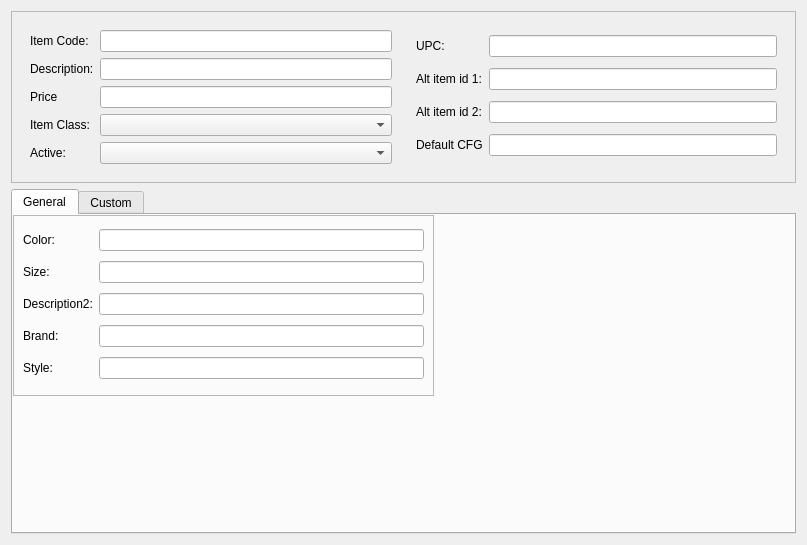
<?xml version="1.0" encoding="UTF-8"?>
<ui version="4.0">
 <class>Form</class>
 <widget class="QWidget" name="Form">
  <property name="geometry">
   <rect>
    <x>0</x>
    <y>0</y>
    <width>807</width>
    <height>545</height>
   </rect>
  </property>
  <property name="windowTitle">
   <string>Form</string>
  </property>
  <layout class="QGridLayout" name="gridLayout_6">
   <item row="0" column="0">
    <widget class="QFrame" name="frame_5">
     <property name="frameShape">
      <enum>QFrame::StyledPanel</enum>
     </property>
     <property name="frameShadow">
      <enum>QFrame::Raised</enum>
     </property>
     <layout class="QGridLayout" name="gridLayout_5">
      <item row="0" column="0">
       <widget class="QFrame" name="frame">
        <property name="frameShape">
         <enum>QFrame::NoFrame</enum>
        </property>
        <property name="frameShadow">
         <enum>QFrame::Raised</enum>
        </property>
        <layout class="QGridLayout" name="gridLayout">
         <item row="0" column="1">
          <widget class="QLineEdit" name="lineEdit_ItemCode"/>
         </item>
         <item row="2" column="1">
          <widget class="QLineEdit" name="lineEdit_Price"/>
         </item>
         <item row="4" column="1">
          <widget class="QComboBox" name="comboBox_active"/>
         </item>
         <item row="0" column="0">
          <widget class="QLabel" name="lb_ItemID">
           <property name="text">
            <string>Item Code:</string>
           </property>
          </widget>
         </item>
         <item row="3" column="0">
          <widget class="QLabel" name="lb_ItemClass">
           <property name="text">
            <string>Item Class:</string>
           </property>
          </widget>
         </item>
         <item row="1" column="1">
          <widget class="QLineEdit" name="lineEdit_description"/>
         </item>
         <item row="2" column="0">
          <widget class="QLabel" name="lb_Price">
           <property name="text">
            <string>Price</string>
           </property>
          </widget>
         </item>
         <item row="1" column="0">
          <widget class="QLabel" name="lb_ItemID_2">
           <property name="text">
            <string>Description:</string>
           </property>
          </widget>
         </item>
         <item row="3" column="1">
          <widget class="QComboBox" name="comboBox_item_class"/>
         </item>
         <item row="4" column="0">
          <widget class="QLabel" name="lb_Role">
           <property name="text">
            <string>Active:</string>
           </property>
          </widget>
         </item>
        </layout>
       </widget>
      </item>
      <item row="0" column="1">
       <widget class="QFrame" name="frame_2">
        <property name="frameShape">
         <enum>QFrame::NoFrame</enum>
        </property>
        <property name="frameShadow">
         <enum>QFrame::Raised</enum>
        </property>
        <layout class="QGridLayout" name="gridLayout_4">
         <item row="0" column="0">
          <widget class="QLabel" name="lb_UPC">
           <property name="text">
            <string>UPC:</string>
           </property>
          </widget>
         </item>
         <item row="0" column="1">
          <widget class="QLineEdit" name="lineEdit_UPC"/>
         </item>
         <item row="1" column="0">
          <widget class="QLabel" name="lb_alt_item_id1">
           <property name="text">
            <string>Alt item id 1:</string>
           </property>
          </widget>
         </item>
         <item row="1" column="1">
          <widget class="QLineEdit" name="lineEdit_alt_item_id_1"/>
         </item>
         <item row="2" column="0">
          <widget class="QLabel" name="lb_Price_2">
           <property name="text">
            <string>Alt item id 2:</string>
           </property>
          </widget>
         </item>
         <item row="2" column="1">
          <widget class="QLineEdit" name="lineEdit_alt_item_id_2"/>
         </item>
         <item row="3" column="0">
          <widget class="QLabel" name="lb_Price_3">
           <property name="text">
            <string>Default CFG</string>
           </property>
          </widget>
         </item>
         <item row="3" column="1">
          <widget class="QLineEdit" name="lineEdit_default_cfg"/>
         </item>
        </layout>
       </widget>
      </item>
     </layout>
    </widget>
   </item>
   <item row="1" column="0">
    <widget class="QTabWidget" name="tabWidget_Items">
     <property name="currentIndex">
      <number>0</number>
     </property>
     <widget class="QWidget" name="General">
      <attribute name="title">
       <string>General</string>
      </attribute>
      <widget class="QFrame" name="frame_4">
       <property name="geometry">
        <rect>
         <x>0</x>
         <y>0</y>
         <width>421</width>
         <height>181</height>
        </rect>
       </property>
       <property name="frameShape">
        <enum>QFrame::StyledPanel</enum>
       </property>
       <property name="frameShadow">
        <enum>QFrame::Raised</enum>
       </property>
       <layout class="QGridLayout" name="gridLayout_3">
        <item row="0" column="0">
         <widget class="QLabel" name="lb_ItemID_5">
          <property name="text">
           <string>Color:</string>
          </property>
         </widget>
        </item>
        <item row="0" column="1">
         <widget class="QLineEdit" name="lineEdit_Color"/>
        </item>
        <item row="1" column="0">
         <widget class="QLabel" name="lb_ItemID_7">
          <property name="text">
           <string>Size:</string>
          </property>
         </widget>
        </item>
        <item row="1" column="1">
         <widget class="QLineEdit" name="lineEdit_Size"/>
        </item>
        <item row="2" column="0">
         <widget class="QLabel" name="lb_Description2">
          <property name="text">
           <string>Description2:</string>
          </property>
         </widget>
        </item>
        <item row="2" column="1">
         <widget class="QLineEdit" name="lineEdit_Description2"/>
        </item>
        <item row="3" column="0">
         <widget class="QLabel" name="lb_ItemID_8">
          <property name="text">
           <string>Brand:</string>
          </property>
         </widget>
        </item>
        <item row="3" column="1">
         <widget class="QLineEdit" name="lineEdit_Brand"/>
        </item>
        <item row="4" column="0">
         <widget class="QLabel" name="lb_ItemID_9">
          <property name="text">
           <string>Style:</string>
          </property>
         </widget>
        </item>
        <item row="4" column="1">
         <widget class="QLineEdit" name="lineEdit_Style"/>
        </item>
       </layout>
      </widget>
     </widget>
     <widget class="QWidget" name="Custom">
      <attribute name="title">
       <string>Custom</string>
      </attribute>
      <widget class="QFrame" name="frame_3">
       <property name="geometry">
        <rect>
         <x>0</x>
         <y>0</y>
         <width>311</width>
         <height>211</height>
        </rect>
       </property>
       <property name="frameShape">
        <enum>QFrame::StyledPanel</enum>
       </property>
       <property name="frameShadow">
        <enum>QFrame::Raised</enum>
       </property>
       <layout class="QGridLayout" name="gridLayout_2">
        <item row="3" column="1">
         <widget class="QLineEdit" name="lineEdit_Custom4"/>
        </item>
        <item row="4" column="1">
         <widget class="QLineEdit" name="lineEdit_Custom5"/>
        </item>
        <item row="2" column="0">
         <widget class="QLabel" name="lb_Custom3">
          <property name="text">
           <string>Custom 3:</string>
          </property>
         </widget>
        </item>
        <item row="4" column="0">
         <widget class="QLabel" name="lb_Custom5">
          <property name="text">
           <string>Custom 5:</string>
          </property>
         </widget>
        </item>
        <item row="1" column="0">
         <widget class="QLabel" name="lb_Custom2">
          <property name="text">
           <string>Custom 2:</string>
          </property>
         </widget>
        </item>
        <item row="0" column="1">
         <widget class="QLineEdit" name="lineEdit_Custom1"/>
        </item>
        <item row="2" column="1">
         <widget class="QLineEdit" name="lineEdit_Custom3"/>
        </item>
        <item row="0" column="0">
         <widget class="QLabel" name="lb_Custom1">
          <property name="text">
           <string>Custom 1:</string>
          </property>
         </widget>
        </item>
        <item row="1" column="1">
         <widget class="QLineEdit" name="lineEdit_Custom2"/>
        </item>
        <item row="3" column="0">
         <widget class="QLabel" name="lb_Custom4">
          <property name="text">
           <string>Custom 4:</string>
          </property>
         </widget>
        </item>
        <item row="5" column="0">
         <widget class="QLabel" name="lb_Custom6">
          <property name="text">
           <string>Custom 6:</string>
          </property>
         </widget>
        </item>
        <item row="5" column="1">
         <widget class="QLineEdit" name="lineEdit_Custom6"/>
        </item>
       </layout>
      </widget>
     </widget>
    </widget>
   </item>
  </layout>
 </widget>
 <resources/>
 <connections/>
</ui>
